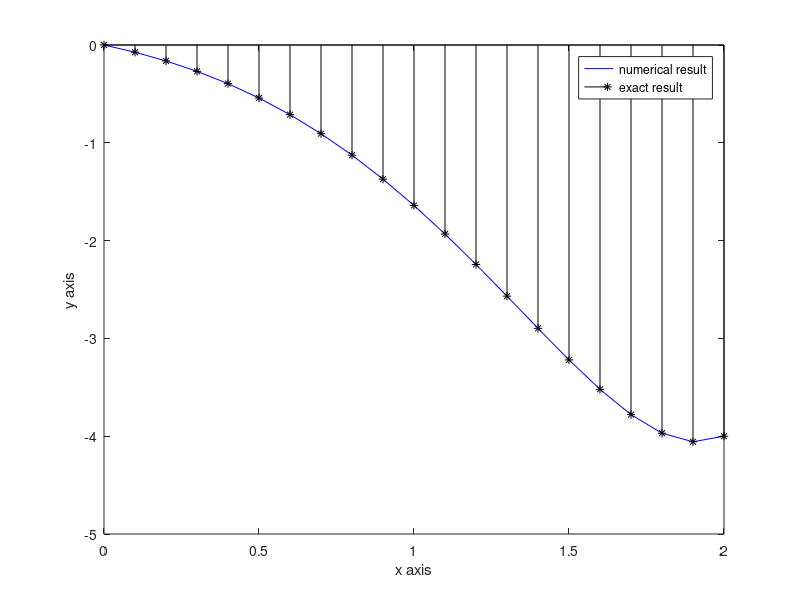

MATLAB code for this plot:
    % Use the linear shooting algorithm to approximate the solution to the
    % boundary value problem and compare the result to the actual solution.
    %
    % y'' = 2*y' - y + x*exp(x) - x,   0 <= x <= 2,
    % y(0) = 0,  y(2) = -4,  with h = 0.1
    %
    % Actual solution:
    % y(x) = (1/6)*x^3*exp(x) - (5/3)*x*exp(x) + 2*exp(x) - x - 2

    function linear
    clc
    clf
    clear all
    a=0;
    b=2;
    h=0.1;
    n=(b-a)/h;
    x=linspace(a,b,n+1);
    alpha=0;
    beta=-4;
    u(1)=alpha;
    u1(1)=0;
    v(1)=0;
    v1(1)=1;
    for i=1:n
        k1=h*f(x(i),u(i),u1(i));
        k2=h*f(x(i)+h/2,u(i)+u1(i)*h/2+h*k1/8,u1(i)+k1/2);
        k3=h*f(x(i)+h/2,u(i)+u1(i)*h/2+h*k1/8,u1(i)+k2/2);
        k4=h*f(x(i)+h,u(i)+u1(i)*h+h*k3/2,u1(i)+k3);
        u(i+1)=u(i)+h*(u1(i)+(k1+k2+k3)/6);
        u1(i+1)=u1(i)+(k1+2*k2+2*k3+k4)/6;
        p1=h*g(x(i),v(i),v1(i));
        p2=h*g(x(i)+h/2,v(i)+v1(i)*h/2+h*p1/8,v1(i)+p1/2);
        p3=h*g(x(i)+h/2,v(i)+v1(i)*h/2+h*p1/8,v1(i)+p2/2);
        p4=h*g(x(i)+h,v(i)+v1(i)*h+h*p3/2,v1(i)+p3);
        v(i+1)=v(i)+h*(v1(i)+(p1+p2+p3)/6);
        v1(i+1)=v1(i)+(p1+2*p2+2*p3+p4)/6;
    end
    y=u+((beta-u(n+1))/v(n+1))*v;
    plot(x,y,'-b');
    hold on
    ey=(1/6)*x.^3.*exp(x)-(5/3)*x.*exp(x)+2*exp(x)-x-2;
    stem(x,ey,'*k');
    hold off
    legend('numerical result','exact result')
    xlabel('x axis');
    ylabel('y axis');
    fprintf(' x approximate exact error \n');
    for i=1:n+1
        fprintf(' %11.5f %11.5f %11.5f %11.5f \n',x(i),y(i),ey(i),abs(ey(i)-y(i)));
    end
    function z=f(x,u,u1)
    z=2*u1-u+x*exp(x)-x;
    function z1=g(x,v,v1)
    z1=2*v1-v;
